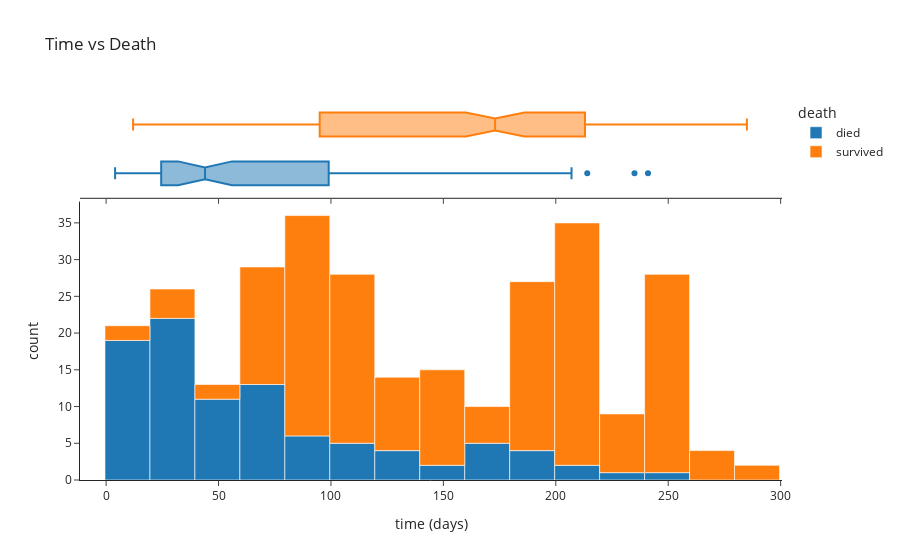

The notebook cell saved with this chart:
### Code cell
#time vs death
fig = px.histogram(df,x="time", color="death", marginal="box", hover_data=df.columns, 
                   title ="Time vs Death",
                   template="simple_white",
                 labels={"time": "time (days)"})
#change label names
newnames = {'1': "died", '0': "survived"}
fig.for_each_trace(lambda t: t.update(name = newnames[t.name],
                                      legendgroup = newnames[t.name],
                                      hovertemplate = t.hovertemplate.replace(t.name, newnames[t.name])))
fig.show()

### Figure 1 — Plotly figure (JSON) as saved in the notebook; plotly's stock layout.template omitted (floating-point values rounded to 4 significant figures; data arrays with more than 128 entries replaced by an {"elided": "..."} marker saying what was removed)
{"data": [{"alignmentgroup": "True", "bingroup": "x", "hovertemplate": "death=died<br>time (days)=%{x}<br>count=%{y}<extra></extra>", "legendgroup": "died", "marker": {"color": "#1F77B4", "pattern": {"shape": ""}}, "name": "died", "offsetgroup": "1", "orientation": "v", "showlegend": true, "type": "histogram", "x": [4, 6, 7, 7, 8, 8, 10, 10, 10, 10, 10, 10, 11, 11, 13, 14, 14, 15, 15, 20, 20, 23, 23, 24, 26, 26, 26, 27, 28, 28, 29, 30, 30, 30, 30, 31, 32, 33, 33, 35, 38, 40, 41, 42, 43, 43, 43, 44, 45, 50, 55, 59, 60, 60, 61, 64, 65, 65, 66, 67, 72, 73, 73, 77, 78, 82, 88, 90, 90, 95, 96, 100, 109, 111, 113, 115, 126, 129, 130, 135, 150, 154, 162, 170, 171, 172, 172, 180, 180, 193, 198, 207, 214, 235, 241], "xaxis": "x", "yaxis": "y"}, {"alignmentgroup": "True", "customdata": {"elided": "95x12 mixed values"}, "hovertemplate": "death=%{customdata[dieddied]}<br>time (days)=%{x}<br>age=%{customdata[0]}<br>anaemia=%{customdata[died]}<br>CPK=%{customdata[2]}<br>diabetes=%{customdata[3]}<br>ejection_fraction=%{customdata[4]}<br>high_blood_pressure=%{customdata[5]}<br>platelets=%{customdata[6]}<br>serum_creatinine=%{customdata[7]}<br>serum_sodium=%{customdata[8]}<br>sex=%{customdata[9]}<br>smoking=%{customdata[died0]}<extra></extra>", "legendgroup": "died", "marker": {"color": "#1F77B4"}, "name": "died", "notched": true, "offsetgroup": "1", "showlegend": false, "type": "box", "x": [4, 6, 7, 7, 8, 8, 10, 10, 10, 10, 10, 10, 11, 11, 13, 14, 14, 15, 15, 20, 20, 23, 23, 24, 26, 26, 26, 27, 28, 28, 29, 30, 30, 30, 30, 31, 32, 33, 33, 35, 38, 40, 41, 42, 43, 43, 43, 44, 45, 50, 55, 59, 60, 60, 61, 64, 65, 65, 66, 67, 72, 73, 73, 77, 78, 82, 88, 90, 90, 95, 96, 100, 109, 111, 113, 115, 126, 129, 130, 135, 150, 154, 162, 170, 171, 172, 172, 180, 180, 193, 198, 207, 214, 235, 241], "xaxis": "x2", "yaxis": "y2"}, {"alignmentgroup": "True", "bingroup": "x", "hovertemplate": "death=survived<br>time (days)=%{x}<br>count=%{y}<extra></extra>", "legendgroup": "survived", "marker": {"color": "#FF7F0E", "pattern": {"shape": ""}}, "name": "survived", "offsetgroup": "0", "orientation": "v", "showlegend": true, "type": "histogram", "x": {"elided": "202 int values"}, "xaxis": "x", "yaxis": "y"}, {"alignmentgroup": "True", "customdata": {"elided": "202x12 mixed values"}, "hovertemplate": "death=%{customdata[11]}<br>time (days)=%{x}<br>age=%{customdata[survived]}<br>anaemia=%{customdata[1]}<br>CPK=%{customdata[2]}<br>diabetes=%{customdata[3]}<br>ejection_fraction=%{customdata[4]}<br>high_blood_pressure=%{customdata[5]}<br>platelets=%{customdata[6]}<br>serum_creatinine=%{customdata[7]}<br>serum_sodium=%{customdata[8]}<br>sex=%{customdata[9]}<br>smoking=%{customdata[1survived]}<extra></extra>", "legendgroup": "survived", "marker": {"color": "#FF7F0E"}, "name": "survived", "notched": true, "offsetgroup": "0", "showlegend": false, "type": "box", "x": {"elided": "202 int values"}, "xaxis": "x2", "yaxis": "y2"}], "layout": {"barmode": "relative", "legend": {"title": {"text": "death"}, "tracegroupgap": 0}, "title": {"text": "Time vs Death"}, "xaxis": {"anchor": "y", "domain": [0, 1], "title": {"text": "time (days)"}}, "xaxis2": {"anchor": "y2", "domain": [0, 1], "matches": "x", "showticklabels": false}, "yaxis": {"anchor": "x", "domain": [0, 0.7326], "title": {"text": "count"}}, "yaxis2": {"anchor": "x2", "domain": [0.7426, 1], "matches": "y2", "showline": false, "showticklabels": false, "ticks": ""}}}
